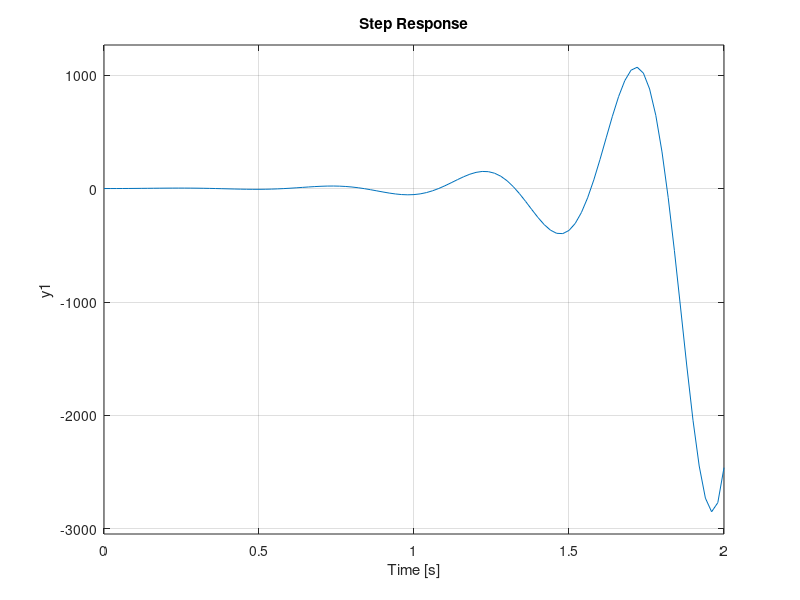

This chart was generated by the following MATLAB code:
function Routh_Stability()

s = tf('s');

k = 2;
k0 = 100;
z = 10;
a = 10;
p = 2;

G = (k*k0*(s+z)) / (s^3 + p*s^2 + (k*k0-a^2)*s + (k*k0*z-a^2*p));

step(G)
end